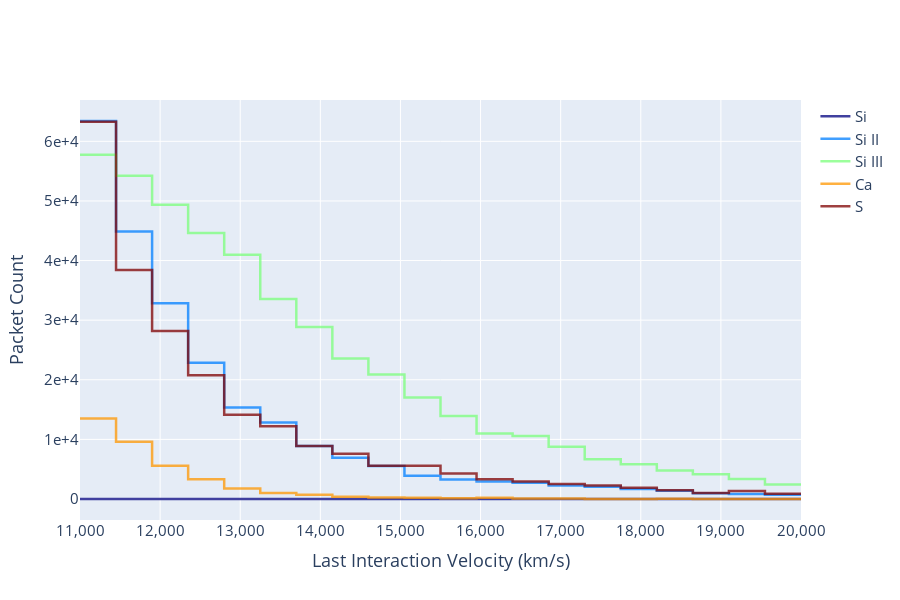

The cell this chart's notebook holds for it:
### Markdown cell above
When using both the `nelements` and the `species_list` options, `species_list` takes precedence.

### Code cell
plotter.generate_plot_ply(species_list = ["Si I-III", "Ca", "S"], nelements=3)
